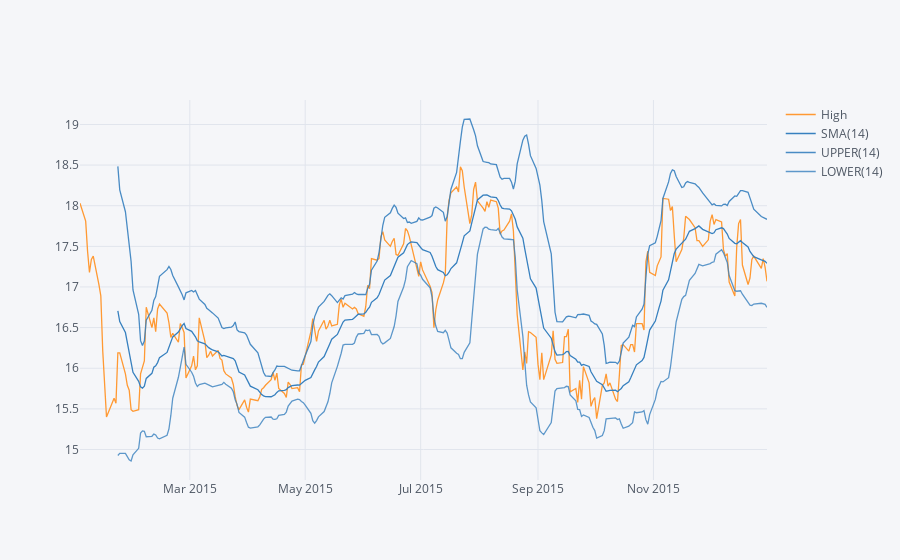

Notebook cell for this chart:
### Markdown cell above
**Use .ta_plot(study='boll') to create a Bollinger Band Plot for Bank of America for the year 2015.**

### Code cell
bank_stocks[bank_stocks.index.year==2015]['BAC']['High'].ta_plot(study='boll',periods=14,title='Bollinger Bands')

### Figure 1 — Plotly figure (JSON) as saved in the notebook; plotly's stock layout.template omitted (floating-point values rounded to 4 significant figures; data arrays with more than 128 entries replaced by an {"elided": "..."} marker saying what was removed)
{"data": [{"line": {"color": "rgba(255, 153, 51, 1.0)", "dash": "solid", "shape": "linear", "width": 1.3}, "mode": "lines", "name": "High", "text": "", "type": "scatter", "x": {"elided": "252 str values"}, "y": {"elided": "252 float values"}}, {"line": {"color": "rgba(55, 128, 191, 1.0)", "dash": "solid", "shape": "linear", "width": 1.3}, "mode": "lines", "name": "SMA(14)", "text": "", "type": "scatter", "x": {"elided": "252 str values"}, "y": {"elided": "252 mixed values"}}, {"line": {"color": "rgba(55, 128, 191, 0.8999999999999999)", "dash": "solid", "shape": "linear", "width": 1.3}, "mode": "lines", "name": "UPPER(14)", "text": "", "type": "scatter", "x": {"elided": "252 str values"}, "y": {"elided": "252 mixed values"}}, {"line": {"color": "rgba(55, 128, 191, 0.7999999999999998)", "dash": "solid", "shape": "linear", "width": 1.3}, "mode": "lines", "name": "LOWER(14)", "text": "", "type": "scatter", "x": {"elided": "252 str values"}, "y": {"elided": "252 mixed values"}}], "layout": {"legend": {"bgcolor": "#F5F6F9", "font": {"color": "#4D5663"}}, "paper_bgcolor": "#F5F6F9", "plot_bgcolor": "#F5F6F9", "title": {"font": {"color": "#4D5663"}}, "xaxis": {"gridcolor": "#E1E5ED", "showgrid": true, "tickfont": {"color": "#4D5663"}, "title": {"font": {"color": "#4D5663"}, "text": ""}, "zerolinecolor": "#E1E5ED"}, "yaxis": {"gridcolor": "#E1E5ED", "showgrid": true, "tickfont": {"color": "#4D5663"}, "title": {"font": {"color": "#4D5663"}, "text": ""}, "zerolinecolor": "#E1E5ED"}}}
